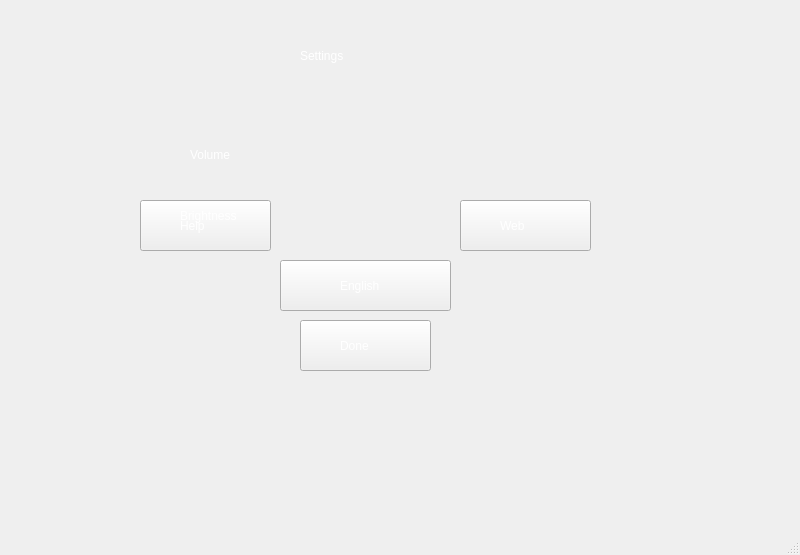
<?xml version="1.0" encoding="UTF-8"?>
<ui version="4.0">
 <class>settingpage</class>
 <widget class="QMainWindow" name="settingpage">
  <property name="geometry">
   <rect>
    <x>0</x>
    <y>0</y>
    <width>800</width>
    <height>555</height>
   </rect>
  </property>
  <property name="windowTitle">
   <string>MainWindow</string>
  </property>
  <widget class="QWidget" name="centralwidget">
   <!-- 向上移动所有按钮和标签 -->
   <widget class="QPushButton" name="Web">
    <property name="geometry">
     <rect>
      <x>460</x>
      <y>200</y>  <!-- 从260上移到200 -->
      <width>131</width>
      <height>51</height>
     </rect>
    </property>
    <property name="styleSheet">
     <string notr="true">border-image: url(:/picture/Settingpage/dialogbutton.png);</string>
    </property>
    <property name="text">
     <string/>
    </property>
   </widget>
   <widget class="QPushButton" name="Help">
    <property name="geometry">
     <rect>
      <x>140</x>
      <y>200</y>  <!-- 从260上移到200 -->
      <width>131</width>
      <height>51</height>
     </rect>
    </property>
    <property name="styleSheet">
     <string notr="true">border-image: url(:/picture/Settingpage/dialogbutton.png);</string>
    </property>
    <property name="text">
     <string/>
    </property>
   </widget>
   <widget class="QPushButton" name="Done">
    <property name="geometry">
     <rect>
      <x>300</x>
      <y>320</y>  <!-- 从320上移到260 -->
      <width>131</width>
      <height>51</height>
     </rect>
    </property>
    <property name="styleSheet">
     <string notr="true">border-image: url(:/picture/Settingpage/dialogbutton.png);</string>
    </property>
    <property name="text">
     <string/>
    </property>
   </widget>
   
   <!-- 隐藏滑块背景 -->
   <widget class="QLabel" name="label_3">
    <property name="geometry">
     <rect>
      <x>160</x>
      <y>140</y>
      <width>131</width>
      <height>31</height>
     </rect>
    </property>
    <property name="visible">
     <bool>false</bool>
    </property>
    <property name="styleSheet">
     <string notr="true">background-image: url(:/picture/Settingpage/slider-track-2.png);</string>
    </property>
    <property name="text">
     <string/>
    </property>
   </widget>
   <widget class="QLabel" name="label_4">
    <property name="geometry">
     <rect>
      <x>160</x>
      <y>200</y>
      <width>131</width>
      <height>31</height>
     </rect>
    </property>
    <property name="visible">
     <bool>false</bool>
    </property>
    <property name="styleSheet">
     <string notr="true">background-image: url(:/picture/Settingpage/slider-track-2.png);</string>
    </property>
    <property name="text">
     <string/>
    </property>
   </widget>
   
   <widget class="QLabel" name="label_help">
    <property name="geometry">
     <rect>
      <x>180</x>
      <y>210</y>  <!-- 从270上移到210 -->
      <width>61</width>
      <height>31</height>
     </rect>
    </property>
    <property name="styleSheet">
     <string notr="true">font: 12pt &quot;Elephant&quot;;
color: rgb(255, 255, 255);</string>
    </property>
    <property name="text">
     <string>Help</string>
    </property>
   </widget>
   <widget class="QLabel" name="label_web">
    <property name="geometry">
     <rect>
      <x>500</x>
      <y>210</y>  <!-- 从270上移到210 -->
      <width>61</width>
      <height>31</height>
     </rect>
    </property>
    <property name="styleSheet">
     <string notr="true">font: 12pt &quot;Elephant&quot;;
color: rgb(255, 255, 255);</string>
    </property>
    <property name="text">
     <string>Web</string>
    </property>
   </widget>
   <widget class="QLabel" name="label_done">
    <property name="geometry">
     <rect>
      <x>340</x>
      <y>330</y>  <!-- 保持原位置 -->
      <width>61</width>
      <height>31</height>
     </rect>
    </property>
    <property name="styleSheet">
     <string notr="true">font: 12pt &quot;Elephant&quot;;
color: rgb(255, 255, 255);</string>
    </property>
    <property name="text">
     <string>Done</string>
    </property>
    <property name="textInteractionFlags">
     <set>Qt::LinksAccessibleByMouse</set>
    </property>
   </widget>
   <widget class="QLabel" name="label">
    <property name="geometry">
     <rect>
      <x>210</x>
      <y>20</y>
      <width>271</width>
      <height>81</height>
     </rect>
    </property>
    <property name="styleSheet">
     <string notr="true">background-image: url(:/picture/Settingpage/dialogtitle.png);</string>
    </property>
    <property name="text">
     <string/>
    </property>
   </widget>
   <widget class="QLabel" name="label_settings">
    <property name="geometry">
     <rect>
      <x>300</x>
      <y>30</y>
      <width>121</width>
      <height>51</height>
     </rect>
    </property>
    <property name="styleSheet">
     <string notr="true">font: 18pt &quot;Broadway&quot;;
color: rgb(255, 255, 255);</string>
    </property>
    <property name="text">
     <string>Settings</string>
    </property>
   </widget>
   <!-- 隐藏音量标签 -->
   <widget class="QLabel" name="label_volume">
    <property name="geometry">
     <rect>
      <x>190</x>
      <y>139</y>
      <width>71</width>
      <height>31</height>
     </rect>
    </property>
    <property name="visible">
     <bool>false</bool>
    </property>
    <property name="styleSheet">
     <string notr="true">font: 12pt &quot;Elephant&quot;;
color: rgb(255, 255, 255);</string>
    </property>
    <property name="text">
     <string>Volume</string>
    </property>
   </widget>
   <!-- 隐藏亮度标签 -->
   <widget class="QLabel" name="label_Bright">
    <property name="geometry">
     <rect>
      <x>180</x>
      <y>200</y>
      <width>101</width>
      <height>31</height>
     </rect>
    </property>
    <property name="visible">
     <bool>false</bool>
    </property>
    <property name="styleSheet">
     <string notr="true">font: 12pt &quot;Elephant&quot;;
color: rgb(255, 255, 255);</string>
    </property>
    <property name="text">
     <string>Brightness</string>
    </property>
   </widget>
   
   <!-- 语言切换按钮上移 -->
   <widget class="QPushButton" name="LangB">
    <property name="geometry">
     <rect>
      <x>280</x>
      <y>260</y>  <!-- 从260下移到320，放在Done按钮上方 -->
      <width>171</width>
      <height>51</height>
     </rect>
    </property>
    <property name="styleSheet">
     <string notr="true">border-image: url(:/picture/Settingpage/Toggle_1.png);</string>
    </property>
    <property name="text">
     <string/>
    </property>
   </widget>
   <!-- 语言标签上移 -->
   <widget class="QLabel" name="LangL">
    <property name="geometry">
     <rect>
      <x>340</x>
      <y>270</y>  <!-- 从270下移到330 -->
      <width>91</width>
      <height>31</height>
     </rect>
    </property>
    <property name="styleSheet">
     <string notr="true">font: 12pt &quot;Elephant&quot;;
color: rgb(255, 255, 255);</string>
    </property>
    <property name="text">
     <string>English</string>
    </property>
   </widget>
  </widget>
  <widget class="QMenuBar" name="menubar">
   <property name="geometry">
    <rect>
     <x>0</x>
     <y>0</y>
     <width>800</width>
     <height>23</height>
    </rect>
   </property>
  </widget>
  <widget class="QStatusBar" name="statusbar"/>
 </widget>
 <resources/>
 <connections/>
</ui>
